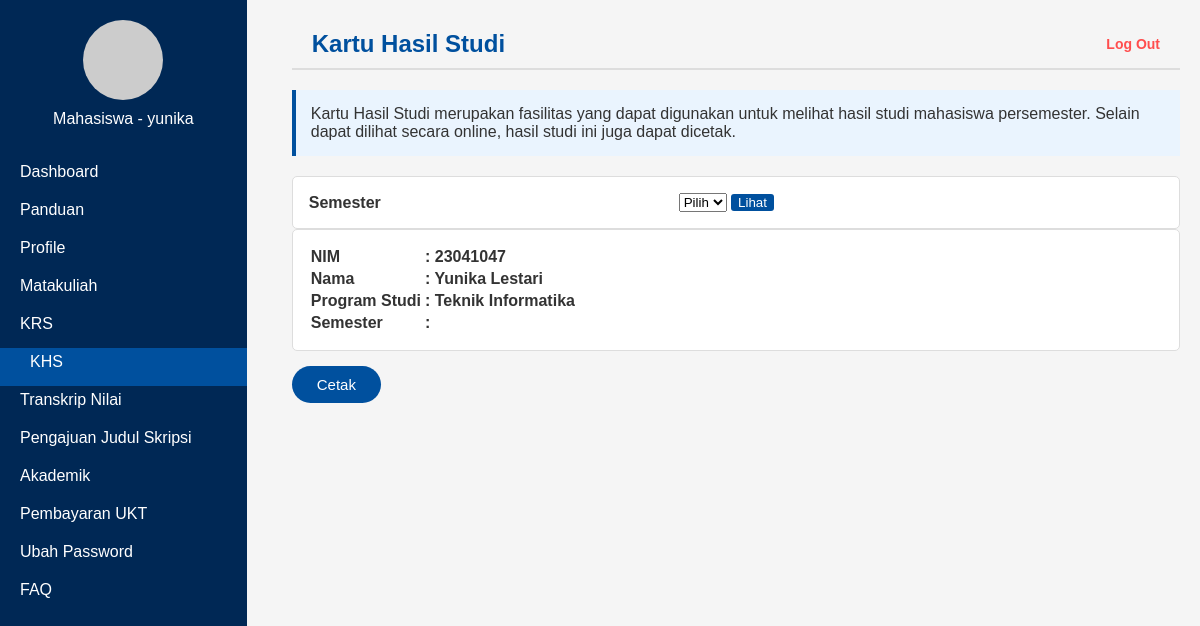
Screenshot of /mahasiswa/khs_mahasiswa.php (signed in) with the database file from the repository.
### tables this page shows
CREATE TABLE IF NOT EXISTS `Mahasiswa` (
  `NIM` int(12) NOT NULL,
  `Nama_Mahasiswa` varchar(50) NOT NULL,
  `Alamat_Mahasiswa` varchar(64) NOT NULL,
  `Jenis_Kelamin_Mahasiswa` enum('L','P') NOT NULL,
  `ID_Mahasiswa_Perwalian` int(11) DEFAULT NULL,
  `ID_User` int(11) DEFAULT NULL,
  `ID_UKT` int(11) DEFAULT NULL,
  `SEMESTER_Mahasiswa` int(11) DEFAULT NULL,
  `ID_Prodi` int(11) DEFAULT NULL,
  `IPK` float NOT NULL
);

CREATE TABLE IF NOT EXISTS `Prodi` (
  `ID_Prodi` int(11) NOT NULL,
  `Nama_Prodi` varchar(50) NOT NULL,
  `ID_Jurusan` int(11) NOT NULL,
  `ID_Fakultas` int(11) NOT NULL,
  `ID_KoorProdi` int(11) NOT NULL
);

### database.php (called while the page is built, shortened)
<?php
function get_mahasiswa_from_id_user($id_user){
    $query = "SELECT * FROM Mahasiswa WHERE ID_User = ?";
    $stmt = mysqli_prepare(DB, $query);
    mysqli_stmt_bind_param($stmt, 's', $id_user);
    mysqli_stmt_execute($stmt);
    $result = mysqli_stmt_get_result($stmt);
    return mysqli_fetch_assoc($result);
}
function get_prodi_from_ID_Prodi($nama_prodi){
    $query = "SELECT * FROM Prodi WHERE ID_Prodi = ?";
    $stmt = mysqli_prepare(DB, $query);
    mysqli_stmt_bind_param($stmt, 's', $nama_prodi);
    mysqli_stmt_execute($stmt);
    $result = mysqli_stmt_get_result($stmt);
    return mysqli_fetch_assoc($result);
}
?>

### mahasiswa/khs_mahasiswa.php (the view, shortened to what this page needs)
<?php
include_once(BASEPATH .  "/database.php");
?>
<!DOCTYPE html>
<html lang="id">
<head>
    <link rel="stylesheet" href="../css/khs_mahasiswa.css">
</head>
<body>
    <div class="container">
        <aside class="sidebar">
            <div class="profile-section">
                <div class="avatar"></div>
                <p>Mahasiswa - <?= $_SESSION['user']['Username']  ?></p>
            </div>
            <nav class="menu">
                <ul>
                    <a href="index.php"><li><img src="../assets/icon-sidebar/mahasiswa/dashboard.png" alt=""><span>Dashboard</span></li></a>
                    <a href="panduan_mahasiswa.php"><li><img src="../assets/icon-sidebar/mahasiswa/panduan.png" alt=""><span>Panduan</span></li></a>
                    <a href="profile-page.php"><li><img src="../assets/icon-sidebar/mahasiswa/profile.png" alt=""><span>Profile</span></li></a>
                    <a href="informasi-matakuliah.php"><li><img src="../assets/icon-sidebar/mahasiswa/matakuliah.png" alt=""><span>Matakuliah</span></li></a>
                    <a href="krs-tambah.php"><li><img src="../assets/icon-sidebar/mahasiswa/krs.png" alt=""><span>KRS</span></li></a>
                    <a href="khs_mahasiswa.php"><li><img src="../assets/icon-sidebar/mahasiswa/khs.png" alt=""><span>KHS</span></li></a>
                    <a href="transkrip_nilai.php"><li><img src="../assets/icon-sidebar/mahasiswa/transkip.png" alt=""><span>Transkrip Nilai</span></li>
                    <a href="pengajuan_judul_skripsi.php"><li><img src="../assets/icon-sidebar/mahasiswa/skripsi.png" alt=""><span>Pengajuan Judul Skripsi</span></li></a>
                    <a href="informasi_akademik_mahasiswa.php"><li><img src="../assets/icon-sidebar/mahasiswa/akademik.png" alt=""><span>Akademik</span></li></a>
                    <a href="pembayaran.php"><li><img src="../assets/icon-sidebar/admin/kelola ukt.png" alt=""><span>Pembayaran UKT</span></li></a>
                    <a href="ubah-password.php"><li><img src="../assets/icon-sidebar/mahasiswa/password.png" alt=""><span>Ubah Password</span></li></a>
                    <a href="index_faq_mahasiswa.php"><li><img src="../assets/icon-sidebar/mahasiswa/faq.png" alt=""><span>FAQ</span></li></a>
                </ul>
            </nav>
        </aside>
        <main class="main-content">
            <header class="header">
                <h1>Kartu Hasil Studi</h1>
                <a href="../logout.php" class="logout" onclick="return confirm('apakah anda yakin ingin logout')" >Log Out</a>
            </header>
            <section class="welcome-message">
                <p>
                Kartu Hasil Studi merupakan fasilitas yang dapat digunakan
                untuk melihat hasil studi mahasiswa persemester.
                Selain dapat dilihat secara online, hasil studi ini juga dapat dicetak.
                </p>
            </section>
            <div class="content-grid">
                <div class="user-profile-khs">
                    <form id="semesterForm" action="" method="POST">
                        <table>
                            <tr>
                                <td><label for="semester">Semester</label></td>
                                <td>
                                    <select id="semester" name="semester">
                                        <option value="">Pilih</option>
                                    </select>
                                    <button type="submit" id=lihatButton class="khs">Lihat</button>
                                </td>
                            </tr>
                        </table>
                    </form>
                </div>
            </div>
            <div class="content-grid">
                <div class="user-profile-khs-nilai">
                    <table>
                        <tr>
                            <td>NIM</td>
                            <td>: <?= get_mahasiswa_from_id_user($_SESSION['user']['ID_User'])['NIM'] ; ?></td>
                        </tr>
                        <tr>
                            <td>Nama</td>
                            <td>: <?= get_mahasiswa_from_id_user($_SESSION['user']['ID_User'])['Nama_Mahasiswa']; ?></td>
                        </tr>
                        <tr>
                            <td>Program Studi</td>
                            <td>: <?= get_prodi_from_ID_Prodi(get_mahasiswa_from_id_user($_SESSION['user']['ID_User'])['ID_Prodi'])['Nama_Prodi']; ?></td>
                        </tr>
                        <tr>
                            <td>Semester</td>
                            <td>: </td>
                        </tr>
                    </table>
                </div>
            </div>
            <a href="cetak_khs.php"><button class="cetak">Cetak</button></a>
        </main>
    </div>
</body>
</html>

### css/khs_mahasiswa.css (style rules this page uses)
body, h1, h2, p, ul, li { margin: 0; padding: 0; list-style: none; box-sizing: border-box; }
body { font-family: Arial, sans-serif; background-color: #f5f5f5; color: #333; }
.container { display: flex; height: 100vh; }
.sidebar { position: fixed; top: 0; left: -100%; width: 35%; height: 100%; background-color: #002855; color: #fff; transition: 0.3s ease; z-index: 1000; overflow-y: auto; padding-top: 20px; }
.sidebar .profile-section { text-align: center; margin-bottom: 30px; }
.sidebar .profile-section .avatar { width: 80px; height: 80px; background-color: #ccc; border-radius: 50%; margin: 0 auto 10px auto; }
.sidebar .menu a { text-decoration: none; color: white; }
.sidebar .menu ul li { padding: 10px 0; cursor: pointer; margin-left: 10px; }
.menu ul a:nth-child(6) li { background-color: #00509e; padding-left: 20px; margin-left: 0; }
.sidebar .menu ul li span { margin: 0px 0px 100px 10px; position: relative; bottom: 5px; }
.main-content { width: calc(100% - 250px); width: 75%; padding: 20px; margin-left: 25px; overflow-y: auto }
.header { display: flex; justify-content: space-between; align-items: center; padding: 10px 20px; background-color: #f5f5f5; }
.main-content header { display: flex; justify-content: space-between; align-items: center; border-bottom: 2px solid #ddd; padding-bottom: 10px; }
.header h1 { font-size: 18px; margin: 0; color: #002855; }
.main-content header h1 { font-size: 24px; color: #00509e; }
.header .logout { color: red; text-decoration: none; font-size: 14px; }
.main-content header .logout { text-decoration: none; color: #ff4d4d; font-weight: bold; }
.welcome-message { margin: 20px 0; padding: 15px; background-color: #eaf4fe; border-left: 4px solid #00509e; }
.content-grid { display: flex; gap: 20px; }
.content-grid > div { flex: 1; background-color: #fff; padding: 15px; border: 1px solid #ddd; border-radius: 5px; font-weight: bold; }
.user-profile-khs > form > table { width: 100%; background-color: white; border-collapse: collapse; }
.cetak { font-size: 15px; background-color: #00509e; color: #fff; padding: 10px 25px; border: none; border-radius: 100px; cursor: pointer; margin-top: 15px; }
.khs { background-color: #00509e; color: #fff; cursor: pointer; border: none; padding: 1px 7px; border-radius: 3px; }
@media screen and (min-width: 769px) { .sidebar { position: static; width: 250px; height: auto; left: 0; } }

### rows the page displays
mahasiswa: NIM "23041047", Nama_Mahasiswa "Yunika Lestari", ID_Prodi.Nama_Prodi "Teknik Informatika"

### other values shown
$_SESSION['user']['Username'] "yunika"
